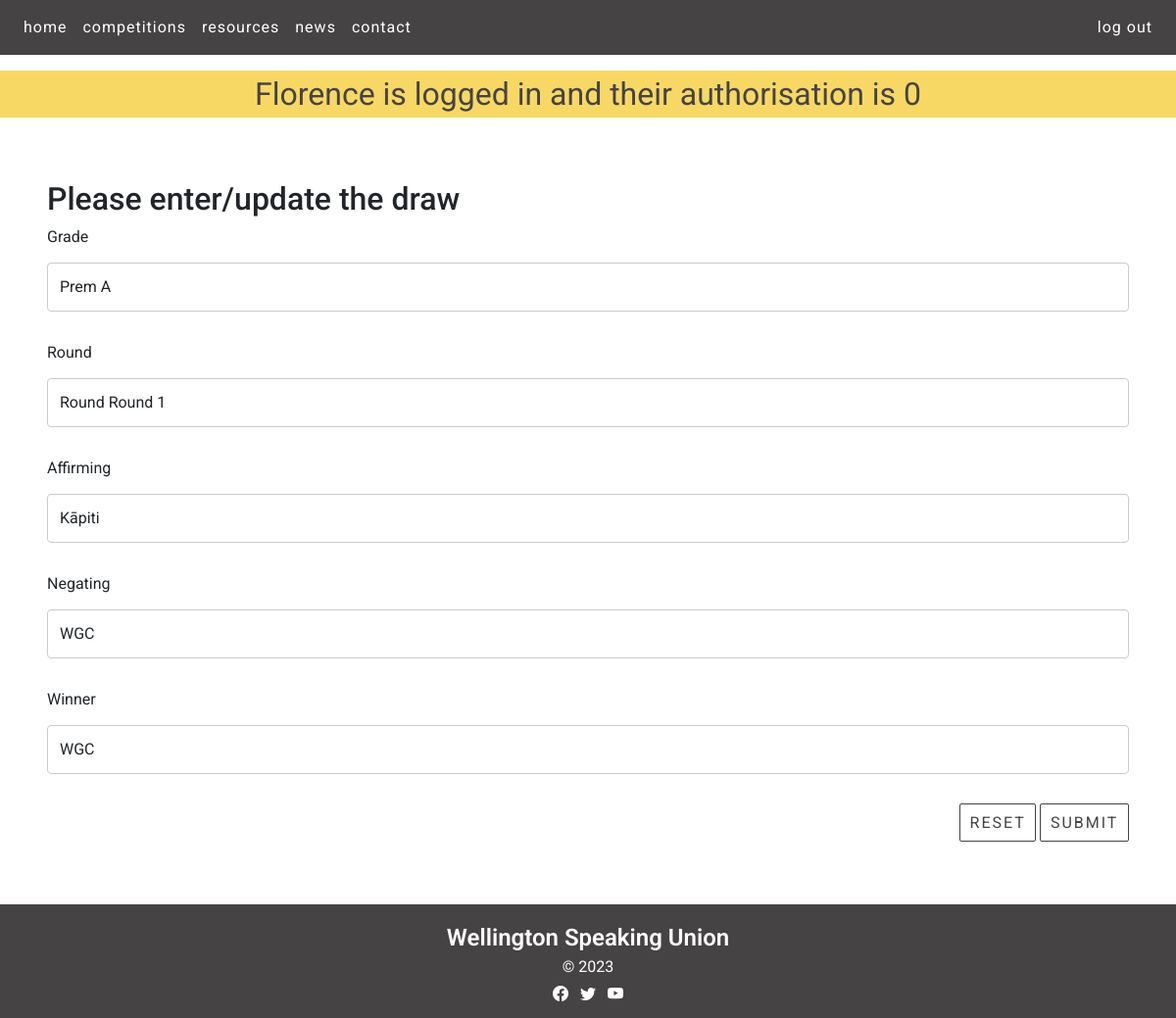
/draw_cud?id=2&task=update&grade=Prem+A (signed in), run on an earlier commit of the app's database.
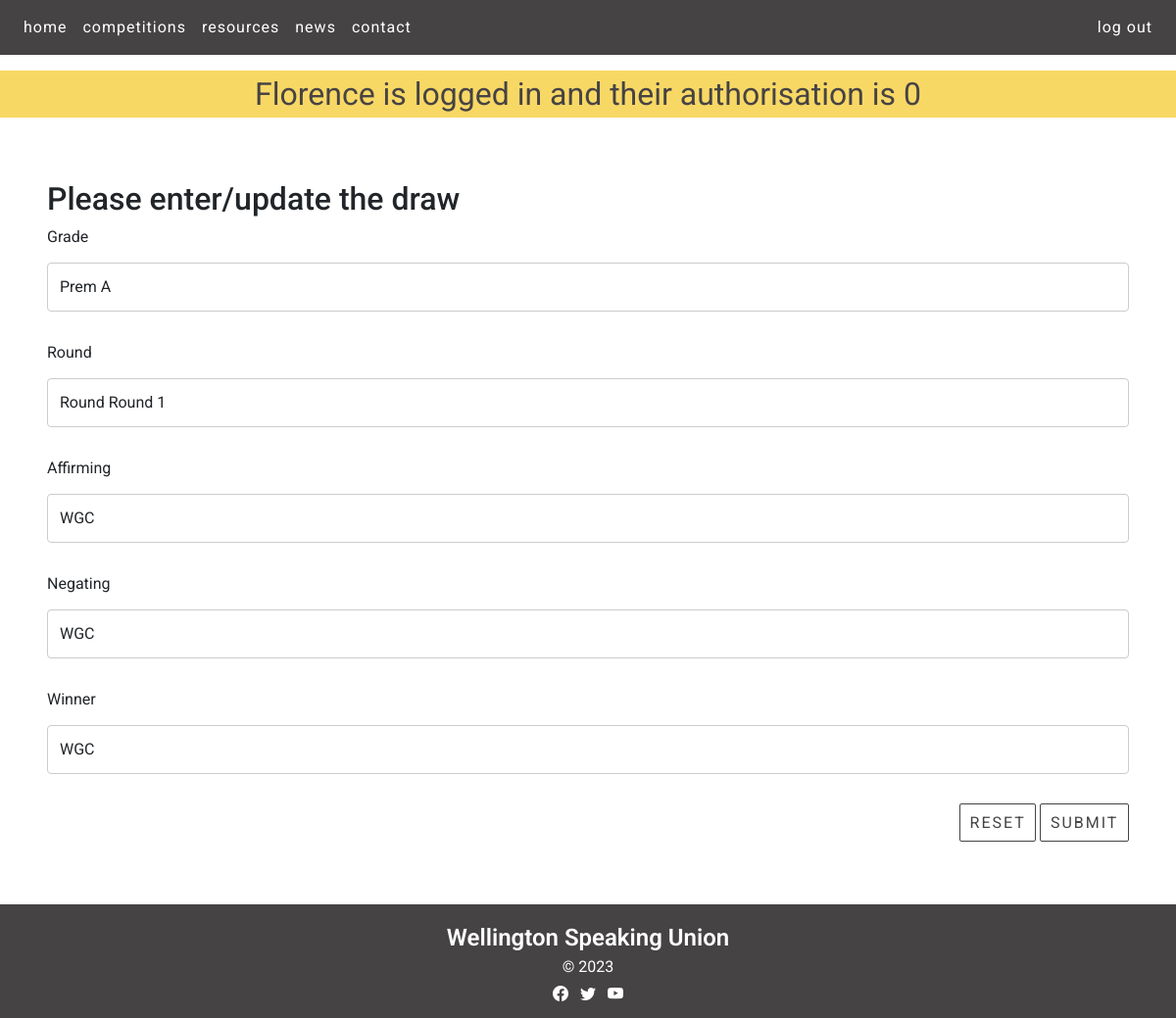
And on a later commit of the database.
### tables this page shows
CREATE TABLE draw(
    draw_id integer primary key autoincrement not null,
    grade text not null,
    round integer not null,
    affirming text not null,
    negating text not null,
    winner text
);

### server.py (the view, shortened to what this page needs)
@app.route ('/draw_cud', methods=["GET", "POST"])
def draw_cud():
    data = request.args
    required_keys = ['id', 'task']
    for k in required_keys:
        if k not in data.keys():
            message = "Do not know what to do with read update on news (key not present)"
            return render_template('error.html', message=message)
    if request.method == "GET":
        if data['task'] == 'delete':
            if 'grade' not in data.keys():
                return render_template("error.html", message="No grade give when deleting")
            sql = "delete from draw where draw_id = ?"
            values_tuple = (data['id'],)
            result = run_commit_query(sql, values_tuple, db_path)
            return redirect(url_for('draw', grade=data['grade']))
        elif data['task'] == "update":
            sql = """select grade, round, affirming, negating, winner from draw where draw_id=?"""
            values_tuple = (data['id'],)
            result = run_search_query_tuples(sql, values_tuple, db_path, True)
            result=result[0]
            return render_template("draw_cud.html",
                                   **result,
                                   id=data['id'],
                                   task=data['task'])
        elif data['task'] == 'add':
            temp = {'grade': 'Prem A', 'round': 'Round 1', 'affirming': 'affirming team', 'negating': 'negating team', 'winner': 'winning team'}
            return render_template("draw_cud.html",
                                    id=0,
                                    task=data['task'],
                                    **temp)
        else:
            message = "Unrecognised task coming from news page"
            return render_template('error.html', message=message)

### db_functions.py (called while the page is built)
def run_search_query_tuples(sql_query, values_tuple, file_path, rowfactory=False):
    result = None
    try:
        db = sqlite3.connect(file_path)
        if rowfactory:
            db.row_factory = sqlite3.Row
        cursor = db.cursor()
        cursor.execute(sql_query, values_tuple)
        result = cursor.fetchall()
        cursor.close()
    except sqlite3.Error as error:
        print("Error running search query tuples: {}".format(error))
        return None
    db.close()
    if result is None:
        print("No search values were found")
    return result

### templates/draw_cud.html (shortened to what this page needs)
{% extends "layout.html" %}
{% block content %}
<div class="recent-news-containers white-bg">
  <div class="news p-4 my-4">
    <h2>Please enter/update the draw</h2>
    <form action="{{url_for('draw_cud', id=id, task=task)}}" method="POST">
      <div>
        <label for="grade" class="form-label">Grade</label>
        <input type="text" class="form-control" id="grade" name="grade" placeholder="" value="{{grade}}" required>
      </div>
      <div>
        <label for="round" class="form-label">Round</label>
        <input type="text" class="form-control" id="round" name="round" placeholder="" value="Round {{round}}" required>
      </div>
      <div>
        <label for="affirming" class="form-label">Affirming</label>
        <input type="text" class="form-control" id="affirming" name="affirming" placeholder="" value="{{affirming}}" required>
      </div>
      <div>
        <label for="negating" class="form-label">Negating</label>
        <input type="text" class="form-control" id="negating" name="negating" placeholder="" value="{{negating}}" required>
      </div>
      <div>
        <label for="winner" class="form-label">Winner</label>
        <input type="text" class="form-control" id="winner" name="winner" placeholder="" value="{{winner}}" required>
      </div>
      <div class="text-end">
        <button type="reset" class="btn btn-primary recent-news-button">Reset</button>
        <button type="submit" class="btn btn-primary recent-news-button">Submit</button>
      </div>
    </form>
  </div>
</div>
{% endblock %}

### templates/layout.html (shortened to what this page needs)
<!DOCTYPE HTML>
<html lang="en">
<head>
<link href="https://cdn.jsdelivr.net/npm/bootstrap@5.2.3/dist/css/bootstrap.min.css" rel="stylesheet">
<link rel="stylesheet" href="https://cdn.jsdelivr.net/npm/bootstrap-icons@1.10.3/font/bootstrap-icons.css">
<link rel="stylesheet" href="static/styles.css">
</head>
<body>
<nav class="navbar navbar-expand-lg px-3 navbar-dark">
    <div class="collapse navbar-collapse" id="collapsibleNavbar">
        <ul class="navbar-nav">
            <li class="nav-item">
                <a class="nav-link" href="{{ url_for('index') }}">home</a>
            </li>
            <li class="nav-item">
                <a class="nav-link" href="{{ url_for('competitions') }}">competitions</a>
            </li>
            <li class="nav-item">
                <a class="nav-link" href="{{ url_for('resources') }}">resources</a>
            </li>
            <li class="nav-item">
                <a class="nav-link" href="{{ url_for('news') }}">news</a>
            </li>
            <li class="nav-item">
                <a class="nav-link" href="{{ url_for('resources') }}#contact">contact</a>
            </li>
        </ul>
        <div class="ms-auto">
            {% if session %}
            <a class="nav-link nav-btn nav-btn-outline" href="{{ url_for('logout') }}">log out</a>
            {% else %}
            <a class="nav-link nav-btn nav-btn-outline" style="display: inline-block" href="{{ url_for('signup') }}">sign up</a>
            <a class="nav-link nav-btn nav-btn-outline" style="display: inline-block" href="{{ url_for('login') }}">log in</a>
            {% endif %}
        </div>
    </div>
</nav>
        {% if session %}
        <div class="session"> {{ session['firstname'] }} is logged in and their authorisation is {{ session['authorisation'] }}</div>
        {% endif %}
{% block content %}
{% endblock %}
<footer class="footer-content container-fluid">
    <p>Wellington Speaking Union</p>
    <p>&copy; 2023</p>
    <section class="mb-2">
        <a class="footer-link"><i class="bi bi-facebook"></i></a>
        <a class="footer-link"><i class="bi bi-twitter"></i></a>
        <a class="footer-link"><i class="bi bi-youtube"></i></a>
    </section>
</footer>
</body>
</html>

### static/styles.css (style rules this page uses)
:root { --brand-black: rgb(27,27,28); --brand-dark-gray: rgb(70,67,68); --brand-light-gray: rgb(104,102,103); --brand-yellow: rgb(248,216,101); --brand-white: rgb(255,255,255); }
.btn-primary, .btn-primary:hover { color:var(--brand-dark-gray); background-color:var(--brand-yellow); border-color:var(--brand-dark-gray); }
.btn, .btn-circle { display:inline-block; margin:auto; text-align: center; letter-spacing: 2px; color: var(--brand-white); vertical-align: middle; user-select: none; border: 1px solid transparent; text-transform: uppercase; padding: 1.1em 1.3em 1.1em 1.5em; transition: color 0.5s ease-in-out,background-color 0.5s ease-in-out,border-color 0.5s ease-in-out,box-shadow 1s cubic-bezier(.019,1,.22,1); position:relative; }
body { font-family: 'Roboto', serif; font-size: 100%; background-color: var(--brand-white); margin: 0; }
p { text-align: center; color: var(--brand-white); margin: 0; overflow: auto; }
.navbar { background-color: var(--brand-dark-gray); position:sticky; top:0; z-index: 9999; margin-bottom: 1em; }
.nav-link { font-size: 1em; letter-spacing: 1px; color: var(--brand-white); transition: color 0s ease-in-out,background-color 0s ease-in-out,border-color 0s ease-in-out; }
.nav-btn-outline { border: 0 solid white; padding: 0 0.5em; }
.session { background-color:var(--brand-yellow); color:var(--brand-dark-gray); text-align:center; font-size: 2em; }
.white-bg { background-color: var(--brand-white); }
.container-fluid { padding:0; }
.recent-news-containers { border-radius:10px; margin-left:0.5em; margin-right:0.5em; padding:1em; margin-top:0; }
.recent-news-button { transition: none !important; border-radius: 2px; background-color: var(--brand-white); color:var(--brand-dark-gray); border-color:var(--brand-dark-gray); position: relative; text-align:center; display:inline-block; padding: 0.4em 0.6em; }
.footer-content { background-color: var(--brand-dark-gray); text-align: center; padding: 1em 0 0.25em 0; color: var(--brand-white); }
.footer-content p:first-child { font-weight: 600; font-size: 1.5em; text-align: center; }
.footer-content p:nth-child(2) { font-weight: 400; font-size: 1em; text-align: center; padding-bottom: 0.25em; }
.footer-link { font-size:1em; padding: 0.25em; color: var(--brand-white); }
input[type=text], select, textarea { width: 100%; padding: 12px; border: 1px solid #ccc; border-radius: 4px; box-sizing: border-box; margin-top: 6px; margin-bottom: 30px; resize: vertical }
label, input[type='text'], input[type='email'], textarea { font-size:1em !important; }

What changed in the data, as far as the page shows it:
changed draw "Prem A": affirming "Kāpiti" → "WGC"
